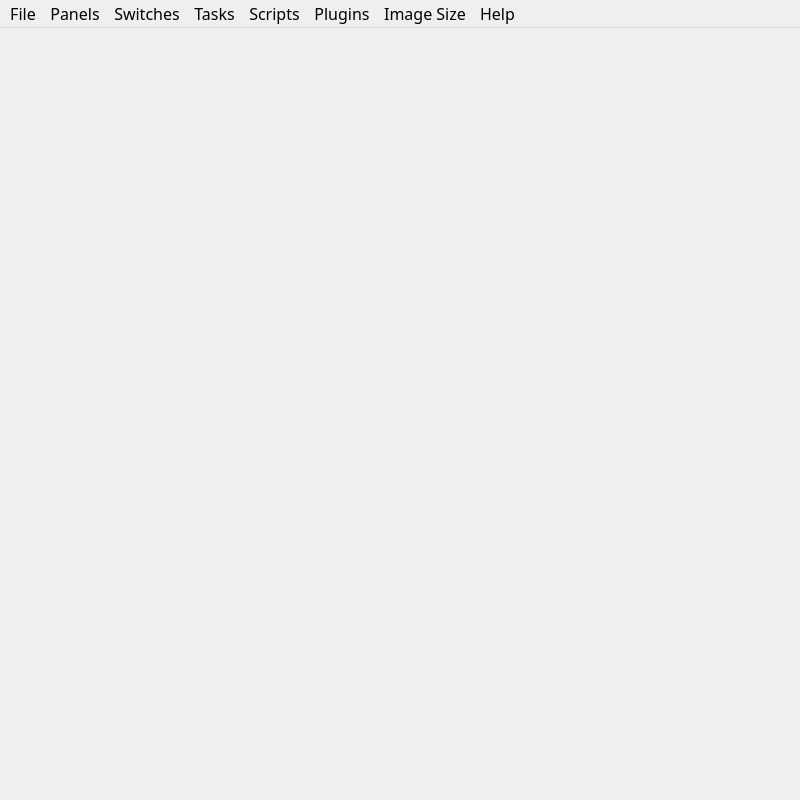
<?xml version="1.0" encoding="UTF-8"?>
<ui version="4.0">
 <class>MainWindow</class>
 <widget class="QMainWindow" name="MainWindow">
  <property name="geometry">
   <rect>
    <x>0</x>
    <y>0</y>
    <width>800</width>
    <height>800</height>
   </rect>
  </property>
  <property name="font">
   <font>
    <family>MS Reference Sans Serif</family>
    <pointsize>12</pointsize>
   </font>
  </property>
  <property name="cursor">
   <cursorShape>ArrowCursor</cursorShape>
  </property>
  <property name="windowTitle">
   <string>MainWindow</string>
  </property>
  <property name="unifiedTitleAndToolBarOnMac">
   <bool>false</bool>
  </property>
  <widget class="QWidget" name="centralwidget"/>
  <widget class="QMenuBar" name="menubar">
   <property name="geometry">
    <rect>
     <x>0</x>
     <y>0</y>
     <width>800</width>
     <height>26</height>
    </rect>
   </property>
   <widget class="QMenu" name="menuFile">
    <property name="font">
     <font>
      <family>MS Reference Sans Serif</family>
      <pointsize>12</pointsize>
     </font>
    </property>
    <property name="title">
     <string>File</string>
    </property>
    <addaction name="actionTriset"/>
    <addaction name="actionLoad_Project"/>
    <addaction name="separator"/>
    <addaction name="actionSave_Project"/>
    <addaction name="actionSave_ProjectAs"/>
    <addaction name="separator"/>
    <addaction name="actionSave_Image"/>
    <addaction name="actionSave_ImageSequence"/>
    <addaction name="actionSave_Movie"/>
    <addaction name="separator"/>
    <addaction name="actionSplitBinarySTL"/>
    <addaction name="separator"/>
    <addaction name="actionExit"/>
   </widget>
   <widget class="QMenu" name="menuView">
    <property name="font">
     <font>
      <family>MS Reference Sans Serif</family>
      <pointsize>12</pointsize>
     </font>
    </property>
    <property name="title">
     <string>Panels</string>
    </property>
   </widget>
   <widget class="QMenu" name="menuImage_Size">
    <property name="font">
     <font>
      <family>MS Reference Sans Serif</family>
      <pointsize>12</pointsize>
     </font>
    </property>
    <property name="title">
     <string>Image Size</string>
    </property>
    <addaction name="actionImage_Size"/>
   </widget>
   <widget class="QMenu" name="menuToggle">
    <property name="font">
     <font>
      <family>MS Reference Sans Serif</family>
      <pointsize>12</pointsize>
     </font>
    </property>
    <property name="tearOffEnabled">
     <bool>true</bool>
    </property>
    <property name="title">
     <string>Switches</string>
    </property>
    <widget class="QMenu" name="menuCamera_Type">
     <property name="font">
      <font>
       <family>MS Reference Sans Serif</family>
       <pointsize>12</pointsize>
      </font>
     </property>
     <property name="title">
      <string>Camera Type</string>
     </property>
     <addaction name="actionPerspective"/>
     <addaction name="actionOrthographic"/>
    </widget>
    <addaction name="separator"/>
    <addaction name="menuCamera_Type"/>
    <addaction name="actionBoundingBox"/>
    <addaction name="actionGrabMode"/>
    <addaction name="actionClipPartial"/>
    <addaction name="separator"/>
    <addaction name="actionEnable_Mask"/>
    <addaction name="actionStatusBar"/>
    <addaction name="actionSpline_PositionInterpolation"/>
    <addaction name="separator"/>
    <addaction name="actionPaintMode"/>
    <addaction name="actionHideBlack"/>
    <addaction name="separator"/>
   </widget>
   <widget class="QMenu" name="menuHelp">
    <property name="font">
     <font>
      <family>MS Reference Sans Serif</family>
      <pointsize>12</pointsize>
     </font>
    </property>
    <property name="title">
     <string>Help</string>
    </property>
    <addaction name="actionAbout"/>
    <addaction name="actionDocumentation"/>
   </widget>
   <widget class="QMenu" name="menuPlugins">
    <property name="font">
     <font>
      <family>MS Reference Sans Serif</family>
      <pointsize>12</pointsize>
     </font>
    </property>
    <property name="title">
     <string>Plugins</string>
    </property>
   </widget>
   <widget class="QMenu" name="menuFunctions">
    <property name="font">
     <font>
      <family>MS Reference Sans Serif</family>
      <pointsize>12</pointsize>
     </font>
    </property>
    <property name="title">
     <string>Tasks</string>
    </property>
   </widget>
   <widget class="QMenu" name="menuScripts">
    <property name="title">
     <string>Scripts</string>
    </property>
   </widget>
   <addaction name="menuFile"/>
   <addaction name="menuView"/>
   <addaction name="menuToggle"/>
   <addaction name="menuFunctions"/>
   <addaction name="menuScripts"/>
   <addaction name="menuPlugins"/>
   <addaction name="menuImage_Size"/>
   <addaction name="menuHelp"/>
  </widget>
  <widget class="QStatusBar" name="statusBar">
   <property name="enabled">
    <bool>false</bool>
   </property>
   <property name="sizeGripEnabled">
    <bool>false</bool>
   </property>
  </widget>
  <action name="actionLoad_Project">
   <property name="text">
    <string>Load Project</string>
   </property>
   <property name="font">
    <font>
     <family>MS Reference Sans Serif</family>
     <pointsize>12</pointsize>
    </font>
   </property>
  </action>
  <action name="actionSave_Project">
   <property name="text">
    <string>Save Project</string>
   </property>
   <property name="iconText">
    <string>Save Project (Ctrl + S)</string>
   </property>
   <property name="font">
    <font>
     <family>MS Reference Sans Serif</family>
     <pointsize>12</pointsize>
    </font>
   </property>
   <property name="shortcut">
    <string>Ctrl+S</string>
   </property>
  </action>
  <action name="actionSave_ProjectAs">
   <property name="text">
    <string>Save Project As</string>
   </property>
   <property name="font">
    <font>
     <family>MS Reference Sans Serif</family>
     <pointsize>12</pointsize>
    </font>
   </property>
   <property name="shortcut">
    <string>Ctrl+Shift+S</string>
   </property>
  </action>
  <action name="actionSave_ImageSequence">
   <property name="text">
    <string>Save Image Sequence</string>
   </property>
   <property name="font">
    <font>
     <family>MS Reference Sans Serif</family>
     <pointsize>12</pointsize>
    </font>
   </property>
  </action>
  <action name="actionSave_Movie">
   <property name="text">
    <string>Save Movie</string>
   </property>
   <property name="font">
    <font>
     <family>MS Reference Sans Serif</family>
     <pointsize>12</pointsize>
    </font>
   </property>
  </action>
  <action name="actionExit">
   <property name="text">
    <string>Exit</string>
   </property>
   <property name="font">
    <font>
     <family>MS Reference Sans Serif</family>
     <pointsize>12</pointsize>
    </font>
   </property>
  </action>
  <action name="actionImage_Size">
   <property name="text">
    <string>Image Size</string>
   </property>
   <property name="font">
    <font>
     <family>MS Reference Sans Serif</family>
     <pointsize>12</pointsize>
    </font>
   </property>
  </action>
  <action name="actionGrabMode">
   <property name="checkable">
    <bool>true</bool>
   </property>
   <property name="text">
    <string>Grab Mode (g)</string>
   </property>
   <property name="font">
    <font>
     <family>MS Reference Sans Serif</family>
     <pointsize>12</pointsize>
    </font>
   </property>
  </action>
  <action name="actionEnable_Mask">
   <property name="checkable">
    <bool>true</bool>
   </property>
   <property name="enabled">
    <bool>false</bool>
   </property>
   <property name="text">
    <string>Enable Mask</string>
   </property>
   <property name="font">
    <font>
     <family>MS Reference Sans Serif</family>
     <pointsize>12</pointsize>
    </font>
   </property>
   <property name="visible">
    <bool>false</bool>
   </property>
  </action>
  <action name="actionTriset">
   <property name="text">
    <string>Load Surface Mesh</string>
   </property>
   <property name="font">
    <font>
     <family>MS Reference Sans Serif</family>
     <pointsize>12</pointsize>
    </font>
   </property>
  </action>
  <action name="actionSpline_PositionInterpolation">
   <property name="checkable">
    <bool>true</bool>
   </property>
   <property name="checked">
    <bool>true</bool>
   </property>
   <property name="text">
    <string>Spline Position Interpolation</string>
   </property>
   <property name="font">
    <font>
     <family>MS Reference Sans Serif</family>
     <pointsize>12</pointsize>
    </font>
   </property>
  </action>
  <action name="actionBoundingBox">
   <property name="checkable">
    <bool>true</bool>
   </property>
   <property name="text">
    <string>Bounding Box (b)</string>
   </property>
   <property name="font">
    <font>
     <family>MS Reference Sans Serif</family>
     <pointsize>12</pointsize>
    </font>
   </property>
  </action>
  <action name="actionStatusBar">
   <property name="checkable">
    <bool>true</bool>
   </property>
   <property name="text">
    <string>Status Bar</string>
   </property>
   <property name="font">
    <font>
     <family>MS Reference Sans Serif</family>
     <pointsize>12</pointsize>
    </font>
   </property>
   <property name="visible">
    <bool>true</bool>
   </property>
  </action>
  <action name="actionPerspective">
   <property name="checkable">
    <bool>true</bool>
   </property>
   <property name="checked">
    <bool>true</bool>
   </property>
   <property name="text">
    <string>Perspective</string>
   </property>
   <property name="font">
    <font>
     <family>MS Reference Sans Serif</family>
     <pointsize>12</pointsize>
    </font>
   </property>
  </action>
  <action name="actionOrthographic">
   <property name="checkable">
    <bool>true</bool>
   </property>
   <property name="text">
    <string>Orthographic</string>
   </property>
   <property name="font">
    <font>
     <family>MS Reference Sans Serif</family>
     <pointsize>12</pointsize>
    </font>
   </property>
  </action>
  <action name="actionAbout">
   <property name="text">
    <string>About</string>
   </property>
   <property name="font">
    <font>
     <family>MS Reference Sans Serif</family>
     <pointsize>12</pointsize>
    </font>
   </property>
  </action>
  <action name="actionSave_Image">
   <property name="text">
    <string>Save Image</string>
   </property>
   <property name="font">
    <font>
     <family>MS Reference Sans Serif</family>
     <pointsize>12</pointsize>
    </font>
   </property>
   <property name="shortcut">
    <string>Alt+S</string>
   </property>
  </action>
  <action name="actionDocumentation">
   <property name="text">
    <string>Documentation</string>
   </property>
   <property name="font">
    <font>
     <family>MS Reference Sans Serif</family>
     <pointsize>12</pointsize>
    </font>
   </property>
  </action>
  <action name="actionPaintMode">
   <property name="checkable">
    <bool>true</bool>
   </property>
   <property name="text">
    <string>Paint Mode</string>
   </property>
   <property name="font">
    <font>
     <family>MS Reference Sans Serif</family>
     <pointsize>12</pointsize>
    </font>
   </property>
  </action>
  <action name="actionHideBlack">
   <property name="checkable">
    <bool>true</bool>
   </property>
   <property name="checked">
    <bool>false</bool>
   </property>
   <property name="text">
    <string>Hide Black</string>
   </property>
  </action>
  <action name="actionSplitBinarySTL">
   <property name="text">
    <string>Split Binary STL</string>
   </property>
  </action>
  <action name="actionClipPartial">
   <property name="checkable">
    <bool>true</bool>
   </property>
   <property name="checked">
    <bool>true</bool>
   </property>
   <property name="text">
    <string>Clip Partial</string>
   </property>
   <property name="toolTip">
    <string>&lt;html&gt;&lt;head/&gt;&lt;body&gt;&lt;p&gt;&lt;span style=&quot; font-size:10pt;&quot;&gt;When switch on - Partial clipping of surface mesh &lt;/span&gt;&lt;/p&gt;&lt;p&gt;&lt;span style=&quot; font-size:10pt;&quot;&gt;When switch off - Clip entire surface mesh when centroid of the mesh is clipped by clip plane.&lt;/span&gt;&lt;/p&gt;&lt;/body&gt;&lt;/html&gt;</string>
   </property>
   <property name="whatsThis">
    <string>&lt;html&gt;&lt;head/&gt;&lt;body&gt;&lt;p&gt;&lt;span style=&quot; font-size:10pt;&quot;&gt;When switch on - Partial clipping of surface mesh &lt;/span&gt;&lt;/p&gt;&lt;p&gt;&lt;span style=&quot; font-size:10pt;&quot;&gt;When switch off - Clip entire surface mesh when centroid of the mesh is clipped by clip plane.&lt;/span&gt;&lt;/p&gt;&lt;/body&gt;&lt;/html&gt;</string>
   </property>
   <property name="font">
    <font>
     <family>MS Reference Sans Serif</family>
     <pointsize>12</pointsize>
    </font>
   </property>
  </action>
 </widget>
 <resources/>
 <connections/>
</ui>
